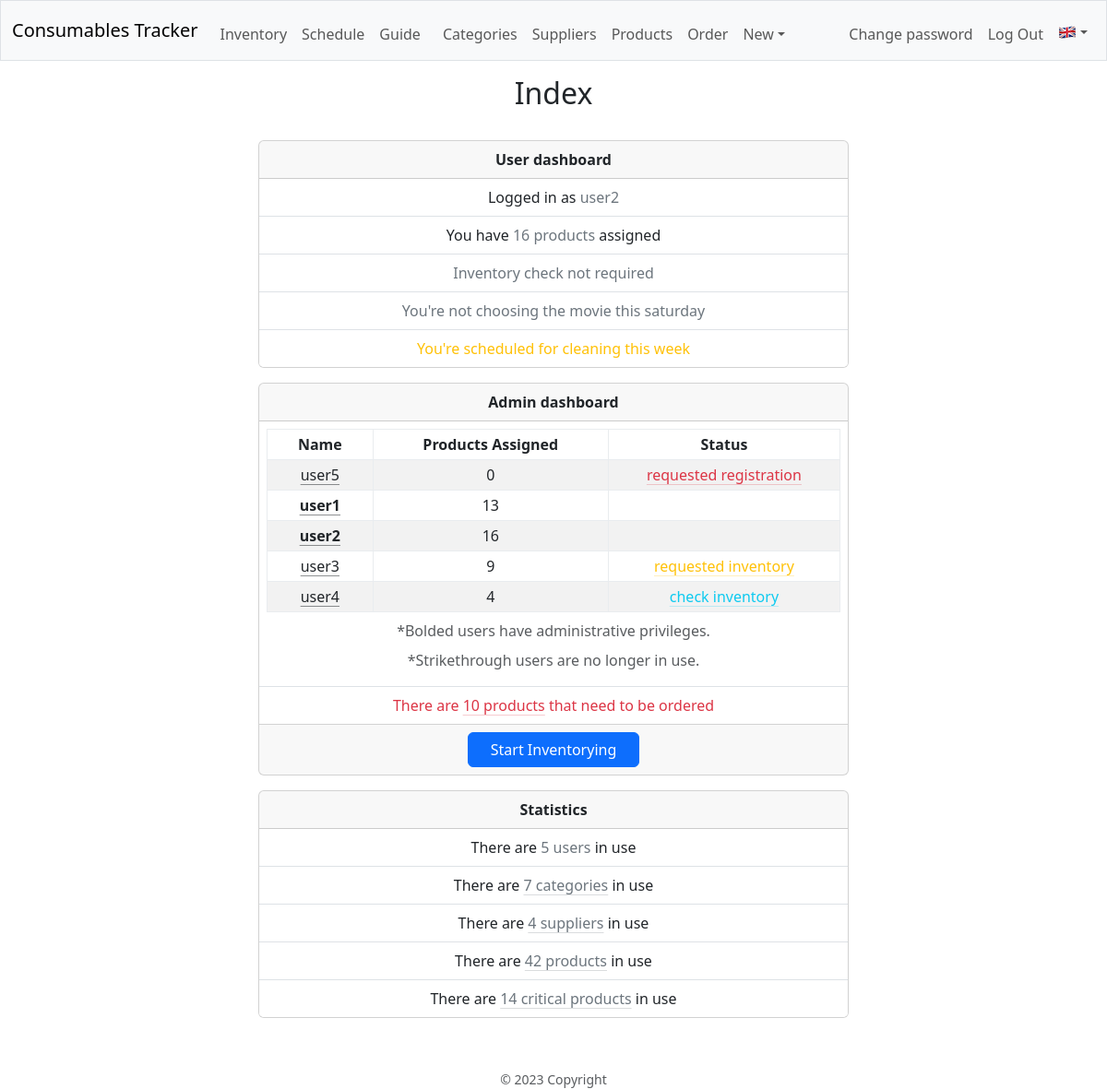
/ (signed in), run on the app's committed database.
### database.py (models this page shows, shortened)
class Base(MappedAsDataclass, DeclarativeBase):
    id: Mapped[int] = mapped_column(init=False, primary_key=True)

class User(Base):
    name: Mapped[str] = mapped_column(unique=True)
    password: Mapped[str] = mapped_column(repr=False)
    products: Mapped[List["Product"]] = relationship(
        default_factory=list, back_populates="responsible", repr=False)
    admin: Mapped[bool] = mapped_column(default=False)
    in_use: Mapped[bool] = mapped_column(default=True)
    done_inv: Mapped[bool] = mapped_column(default=True)
    reg_req: Mapped[bool] = mapped_column(default=True)
    req_inv: Mapped[bool] = mapped_column(default=False)
    details: Mapped[Optional[str]] = mapped_column(default="", repr=False)
    email: Mapped[Optional[str]] = mapped_column(default="", repr=False)
    sat_group: Mapped[int] = mapped_column(default=1)
    __table_args__ = (
        Index('idx_user_name', 'name'),
        Index('idx_user_in_use', 'in_use'),
    )
    username = synonym("name")
    @property
    def in_use_products(self) -> int:
        with dbSession() as db_session:
            return db_session.scalar(
                select(func.count(Product.id))
                .filter_by(responsible_id=self.id, in_use=True))
    @property
    def sat_group_this_week(self) -> bool:
        with dbSession() as db_session:
            if (user_sat_group_date := db_session.scalar(
                    select(Schedule.next_date)
                    .filter_by(
                        name=sat_sch_info.name_en,
                        elem_id=self.sat_group))):
                return (user_sat_group_date.isocalendar().week ==
                        date.today().isocalendar().week)
        return False
    @property
    def clean_this_week(self) -> bool:
        with dbSession() as db_session:
            if (user_cleaning_date := db_session.scalar(
                    select(Schedule.next_date)
                    .filter_by(
                        name=clean_sch_info.name_en,
                        elem_id=self.id))):
                return (user_cleaning_date.isocalendar().week ==
                        date.today().isocalendar().week)
        return False

### blueprints/main/main.py (the view)
@main_bp.route("/")
@login_required
def index():
    logger.info("Index page")
    session["last_url"] = url_for(".index")
    with dbSession() as db_session:
        user = db_session.scalar(
            select(User)
            .filter_by(id=session.get("user_id"))
            .options(joinedload(User.products), raiseload("*")))
        if session.get("admin"):
            with dbSession() as db_session:
                users = db_session.scalars(
                    select(User)
                    .filter(User.name!="Admin")
                    .order_by(
                        User.reg_req.desc(),
                        User.in_use.desc(),
                        User.admin.desc(),
                        func.lower(User.name))
                    .options(joinedload(User.products), raiseload("*"))
                    ).unique().all()
            stats = {
                "products_to_order": db_session.scalar(
                        select(func.count(Product.id))
                        .filter_by(in_use=True, to_order=True)),
                "users_in_use": db_session.scalar(
                        select(func.count(User.id))
                        .filter_by(in_use=True)),
                "categories_in_use": db_session.scalar(
                        select(func.count(Category.id))
                        .filter_by(in_use=True)),
                "suppliers_in_use": db_session.scalar(
                        select(func.count(Supplier.id))
                        .filter_by(in_use=True)),
                "products_in_use": db_session.scalar(
                        select(func.count(Product.id))
                        .filter_by(in_use=True)),
                "crit_products_in_use": db_session.scalar(
                        select(func.count(Product.id))
                        .filter_by(in_use=True, critical=True)),
            }
            return render_template(
                "main/index.html",
                user=user,
                users=users,
                stats=stats,
                saturday_sch=sat_sch_info,
                cleaning_sch=clean_sch_info,
                Message=Message)
    return render_template("main/index.html",
                           user=user,
                           saturday_sch=sat_sch_info,
                           cleaning_sch=clean_sch_info,
                           Message=Message)

### blueprints/main/templates/main/index.html (shortened to what this page needs)
{% extends "layout.html" %}
{% block page_title %}{{ gettext("Index") }}{% endblock %}
{% block main %}
    <div class="card mx-auto mb-3" style="max-width: 40rem;">
        <div class="card-header">
            <strong>{{ gettext("User dashboard") }}</strong>
        </div>
        <ul class="list-group list-group-flush">
            <li class="list-group-item">{{ Message.UI.Main.LoggedInAs(user.name) }}</li>
            <li class="list-group-item">{{ Message.UI.Main.YouHave(user.in_use_products) }}</li>
            <li class="list-group-item">{{ Message.UI.Main.Inv(user.req_inv, user.done_inv) }}</li>
            <li class="list-group-item">
                {% if user.sat_group_this_week and user.name != "Admin" %}
                    <span class="text-warning">{{ saturday_sch.positive }}</span>
                {% else %}
                    <span class="text-secondary">{{ saturday_sch.negative }}</span>
                {% endif %}
            </li>
            <li class="list-group-item">
                {% if user.clean_this_week %}
                    <span class="text-warning">{{ cleaning_sch.positive }}</span>
                {% else %}
                    <span class="text-secondary">{{ cleaning_sch.negative }}</span>
                {% endif %}
            </li>
        </ul>
    </div>
    {% if session.admin %}
        <div class="card mx-auto mb-3" style="max-width: 40rem;">
            <div class="card-header">
                <strong>{{ gettext("Admin dashboard") }}</strong>
            </div>
            <ul class="list-group list-group-flush">
                <li class="list-group-item p-2 pb-0">
                    <div class="table-responsive mx-auto" style="width: auto;">
                        <table class="table align-middle table-sm table-hover table-bordered border-light-subtle table-striped">
                            <caption class="text-center pb-0">{{ Message.UI.Captions.BoldUsers() }}</caption>
                            <caption class="text-center pb-0">{{ Message.UI.Captions.Strikethrough("users") }}</caption>
                            <thead>
                                <tr>
                                    <th class="px-3">{{ gettext("Name") }}</th>
                                    <th class="px-3">{{ gettext("Products Assigned") }}</th>
                                    <th class="px-3">{{ gettext("Status") }}</th>
                                </tr>
                            </thead>
                            <tbody>
                                {% for user in users %}
                                <tr>
                                    <td><span class="{% if not user.in_use %}text-decoration-line-through{% endif %}{% if user.admin %} fw-bolder{% endif %}"><a class="link-dark link-offset-2 link-underline-opacity-50 link-underline-opacity-100-hover" href="{{ url_for('users.edit_user', username=user.name) }}">{{ user.name }}</a>
                                        </span>
                                    </td>
                                    <td>{{ user.in_use_products }}</td>
                                    <td>
                                        {% if not user.done_inv %}
                                            <a class="link-info link-offset-2 link-underline-opacity-25 link-underline-opacity-100-hover"
                                            href="{{ url_for('inv.inventory_user', username=user.name) }}">{{ gettext("check inventory") }}</a>
                                        {% endif %}
                                        {% if user.req_inv %}
                                            <a class="link-warning link-offset-2 link-underline-opacity-25 link-underline-opacity-100-hover"
                                            href="{{ url_for('users.approve_check_inv', username=user.name) }}">{{ gettext("requested inventory") }}</a>
                                        {% endif %}
                                        {% if user.reg_req %}
                                            <a class="link-danger link-offset-2 link-underline-opacity-25 link-underline-opacity-100-hover"
                                            href="{{ url_for('users.approve_reg', username=user.name) }}">{{ gettext("requested registration") }}</a>
                                        {% endif %}
                                    </td>
                                </tr>
                                {% endfor %}
                            </tbody>
                        </table>
                    </div>
                </li>
                <li class="list-group-item">{{ Message.UI.Main.ProdToOrder(stats.products_to_order) }}</li>
            </ul>
            <div class="card-footer">
                <a class="btn btn-primary px-4" href="{{ url_for('users.approve_check_inv_all') }}">{{ gettext("Start Inventorying") }}</a>
            </div>
        </div>
        <div class="card mx-auto mb-3" style="max-width: 40rem;">
            <div class="card-header">
                <strong>{{ gettext("Statistics") }}</strong>
            </div>
            <ul class="list-group list-group-flush">
                <li class="list-group-item">{{ Message.UI.Stats.Global("users", in_use_elements=stats.users_in_use) }}</li>
                <li class="list-group-item">{{ Message.UI.Stats.Global("categories", in_use_elements=stats.categories_in_use, with_link=True) }}</li>
                <li class="list-group-item">{{ Message.UI.Stats.Global("suppliers", in_use_elements=stats.suppliers_in_use, with_link=True) }}</li>
                <li class="list-group-item">{{ Message.UI.Stats.Global("products", in_use_elements=stats.products_in_use, with_link=True) }}</li>
                <li class="list-group-item">{{ Message.UI.Stats.Global("critical_products", in_use_elements=stats.crit_products_in_use, with_link=True) }}</li>
            </ul>
        </div>
    {% endif %}
{% endblock %}

### templates/layout.html (shortened to what this page needs)
<!DOCTYPE html>
<html lang="en">
<head>
    <link href="https://cdn.jsdelivr.net/npm/bootstrap@5.3.0/dist/css/bootstrap.min.css" rel="stylesheet">
    <link href="/static/styles.css" rel="stylesheet">
</head>
<body>
    <nav class="bg-light border navbar navbar-expand-md navbar-light">
        <div class="container-fluid">
            <a class="navbar-brand " href="/">Consumables Tracker</a>
            <div class="collapse navbar-collapse" id="navbar">
                {% if session["user_id"] is defined %}
                    <ul class="navbar-nav me-auto mt-2">
                        <li class="nav-item"><a class="nav-link" href={{ url_for("inv.inventory") }}>{{ gettext("Inventory") }}</a></li>
                        <li class="nav-item"><a class="nav-link" href={{ url_for("sch.schedules") }}>{{ gettext("Schedule") }}</a></li>
                        <li class="nav-item"><a class="nav-link" href={{ url_for("guide.guide") }}>{{ gettext("Guide") }}</a></li>
                        {% if session["admin"] %}
                        <li class="nav-item"><a class="nav-link" href={{ url_for("cat.categories") }}>{{ gettext("Categories") }}</a></li>
                        <li class="nav-item"><a class="nav-link" href={{ url_for("sup.suppliers") }}>{{ gettext("Suppliers") }}</a></li>
                        <li class="nav-item"><a class="nav-link" href={{ url_for("prod.products", ordered_by="code") }}>{{ gettext("Products") }}</a></li>
                        <li class="nav-item"><a class="nav-link" href={{ url_for("prod.products_to_order") }}>{{ gettext("Order") }}</a></li>
                        <li class="nav-item dropdown">
                            <a class="nav-link dropdown-toggle" href="#" role="button" data-bs-toggle="dropdown" aria-expanded="false">{{ gettext("New") }}</a>
                        </li>
                        {% endif %}
                    </ul>
                    <ul class="navbar-nav ms-auto mt-2">
                        <li class="nav-item"><a class="nav-link" href={{ url_for("auth.change_password") }}>{{ gettext("Change password") }}</a></li>
                        <li class="nav-item"><a class="nav-link" href={{ url_for("auth.logout") }}>Log Out</a></li>
                {% else %}
                    <ul class="navbar-nav ms-auto mt-2">
                        <li class="nav-item"><a class="nav-link" href={{ url_for("auth.register") }}>{{ gettext("Register") }}</a></li>
                        <li class="nav-item"><a class="nav-link" href={{ url_for("auth.login") }}>Log In</a></li>
                {% endif %}
                        <li class="nav-item dropdown">
                        {% if session["language"] == "ro" %}
                            <a class="nav-link dropdown-toggle d-flex align-items-center" href="#" role="button" data-bs-toggle="dropdown" aria-expanded="false"><img src="/static/images/RO-flag.png" alt="RO"></a>
                            <ul class="dropdown-menu">
                                <li><a class="dropdown-item" href={{ url_for("set_language", language="en") }}><img src="/static/images/UK-flag.png" alt="UK"></a></li>
                        {% else %}
                            <a class="nav-link dropdown-toggle d-flex align-items-center" href="#" role="button" data-bs-toggle="dropdown" aria-expanded="false"><img src="/static/images/UK-flag.png" alt="UK"></a>
                        {% endif %}
                        </li>
                    </ul>
            </div>
        </div>
    </nav>
    <header class="text-center">
        <div class="my-3 ">
            <h2>{% block page_title %}{% endblock %}</h2>
        </div>
    </header>
    <main class="container-fluid py-3 text-center">
        {% block main %}
        {% endblock %}
    </main>
    <footer class="mt-4 small text-center text-muted">
        © {{ now.year }} Copyright
    </footer>
</body>
</html>

### data on the page
User: UI.Main.LoggedInAs "Logged in as user2", UI.Main.YouHave "You have 16 products assigned", UI.Main.Inv "Inventory check not required", name "user2", in_use_products "16"
User: name "user5", in_use_products "0", gettext "requested registration"
User: name "user1", in_use_products "13"
User: name "user3", in_use_products "9", gettext "requested inventory"
User: name "user4", in_use_products "4", gettext "check inventory"

### other printed values
{{ gettext("Inventory") }} "Inventory"
{{ gettext("Schedule") }} "Schedule"
{{ gettext("Guide") }} "Guide"
{{ gettext("Categories") }} "Categories"
{{ gettext("Suppliers") }} "Suppliers"
{{ gettext("Products") }} "Products"
{{ gettext("Order") }} "Order"
{{ gettext("New") }} "New"
{{ gettext("Change password") }} "Change password"
{{ gettext("Index") }} "Index"
{{ gettext("User dashboard") }} "User dashboard"
{{ saturday_sch.negative }} "You're not choosing the movie this saturday"
{{ cleaning_sch.positive }} "You're scheduled for cleaning this week"
{{ gettext("Admin dashboard") }} "Admin dashboard"
{{ Message.UI.Captions.BoldUsers() }} "*Bolded users have administrative privileges."
